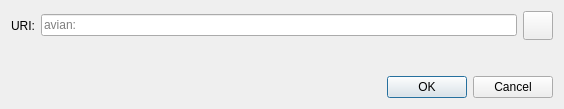
<?xml version="1.0" encoding="UTF-8"?>
<ui version="4.0">
 <class>OpenURIDialog</class>
 <widget class="QDialog" name="OpenURIDialog">
  <property name="geometry">
   <rect>
    <x>0</x>
    <y>0</y>
    <width>564</width>
    <height>109</height>
   </rect>
  </property>
  <property name="windowTitle">
   <string>Open avian URI</string>
  </property>
  <layout class="QVBoxLayout" name="verticalLayout">
   <item>
    <layout class="QHBoxLayout" name="horizontalLayout">
     <item>
      <widget class="QLabel" name="label">
       <property name="text">
        <string>URI:</string>
       </property>
      </widget>
     </item>
     <item>
      <widget class="QValidatedLineEdit" name="uriEdit">
       <property name="placeholderText">
        <string notr="true">avian:</string>
       </property>
      </widget>
     </item>
     <item>
      <widget class="QToolButton" name="pasteButton">
       <property name="toolTip">
        <string extracomment="Tooltip text for button that allows you to paste an address that is in your clipboard.">Paste address from clipboard</string>
       </property>
       <property name="text">
        <string/>
       </property>
       <property name="icon">
        <iconset resource="../avian.qrc">
         <normaloff>:/icons/editpaste</normaloff>:/icons/editpaste
        </iconset>
       </property>
       <property name="iconSize">
        <size>
         <width>22</width>
         <height>22</height>
        </size>
       </property>
      </widget>
     </item>
    </layout>
   </item>
   <item>
    <spacer name="verticalSpacer">
     <property name="orientation">
      <enum>Qt::Vertical</enum>
     </property>
     <property name="sizeHint" stdset="0">
      <size>
       <width>20</width>
       <height>40</height>
      </size>
     </property>
    </spacer>
   </item>
   <item>
    <widget class="QDialogButtonBox" name="buttonBox">
     <property name="orientation">
      <enum>Qt::Horizontal</enum>
     </property>
     <property name="standardButtons">
      <set>QDialogButtonBox::Cancel|QDialogButtonBox::Ok</set>
     </property>
    </widget>
   </item>
  </layout>
 </widget>
 <customwidgets>
  <customwidget>
   <class>QValidatedLineEdit</class>
   <extends>QLineEdit</extends>
   <header>qvalidatedlineedit.h</header>
  </customwidget>
 </customwidgets>
 <resources/>
 <connections>
  <connection>
   <sender>buttonBox</sender>
   <signal>accepted()</signal>
   <receiver>OpenURIDialog</receiver>
   <slot>accept()</slot>
   <hints>
    <hint type="sourcelabel">
     <x>248</x>
     <y>254</y>
    </hint>
    <hint type="destinationlabel">
     <x>157</x>
     <y>274</y>
    </hint>
   </hints>
  </connection>
  <connection>
   <sender>buttonBox</sender>
   <signal>rejected()</signal>
   <receiver>OpenURIDialog</receiver>
   <slot>reject()</slot>
   <hints>
    <hint type="sourcelabel">
     <x>316</x>
     <y>260</y>
    </hint>
    <hint type="destinationlabel">
     <x>286</x>
     <y>274</y>
    </hint>
   </hints>
  </connection>
 </connections>
</ui>
